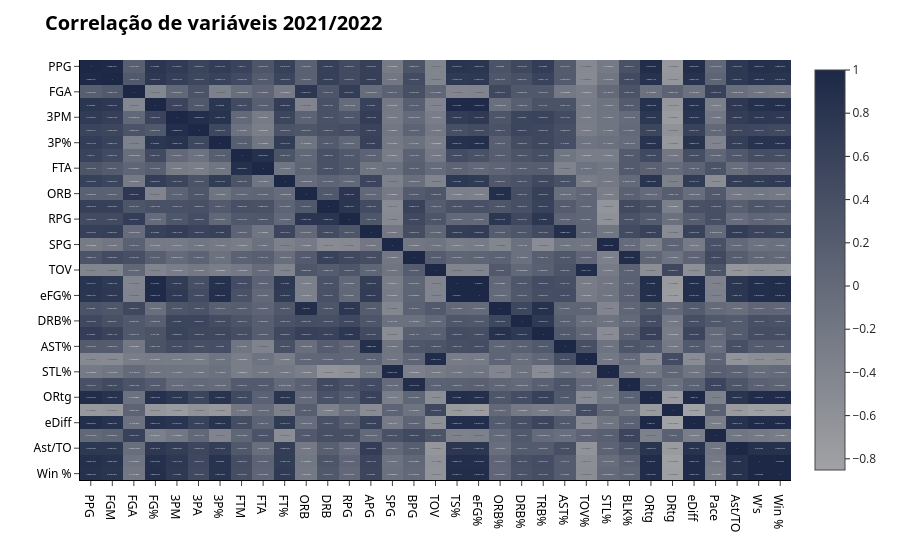

This figure's notebook cell:
### Markdown cell above
## Correlação de estatísticas para a temporada 2021/2022

### Code cell
# Criar a variável que calcula as correlações entre valores das colunas
corr_21 = df_21.select_dtypes(include = ['number']).corr()
color_scale = [[0,"#A1A2A5"], [1,"#1C2846"]]
# Criar o gráfico para visualização do resultado e insights
fig = px.imshow(
    corr_21,
    text_auto = True,
    aspect = 'auto',
    color_continuous_scale=color_scale
)
fig.update_layout(
    template = "simple_white",
    xaxis=dict(
        title=dict(
            font=dict(family="Segoe UI", color="black")),
        tickfont=dict(family="Segoe UI", color="black"),
        linecolor="black",
    ),
    yaxis=dict(
        title=dict(
            font=dict(family="Segoe UI", color="black")),
        tickfont=dict(family="Segoe UI", color="black"),
        linecolor="black",
    ),
    title =dict(
        text="<b>Correlação de variáveis 2021/2022<b>",
        font=dict(family="Segoe UI", size=20, color="black")
    )
)
fig.show()

### Figure 1 — Plotly figure (JSON) as saved in the notebook; plotly's stock layout.template omitted (floating-point values rounded to 4 significant figures; data arrays with more than 128 entries replaced by an {"elided": "..."} marker saying what was removed)
{"data": [{"coloraxis": "coloraxis", "name": "0", "texttemplate": "%{z}", "x": ["PPG", "FGM", "FGA", "FG%", "3PM", "3PA", "3P%", "FTM", "FTA", "FT%", "ORB", "DRB", "RPG", "APG", "SPG", "BPG", "TOV", "TS%", "eFG%", "ORB%", "DRB%", "TRB%", "AST%", "TOV%", "STL%", "BLK%", "ORtg", "DRtg", "eDiff", "Pace", "Ast/TO", "W's", "Win %"], "y": ["PPG", "FGM", "FGA", "FG%", "3PM", "3PA", "3P%", "FTM", "FTA", "FT%", "ORB", "DRB", "RPG", "APG", "SPG", "BPG", "TOV", "TS%", "eFG%", "ORB%", "DRB%", "TRB%", "AST%", "TOV%", "STL%", "BLK%", "ORtg", "DRtg", "eDiff", "Pace", "Ast/TO", "W's", "Win %"], "z": {"elided": "33x33 float values"}, "type": "heatmap", "xaxis": "x", "yaxis": "y", "hovertemplate": "x: %{x}<br>y: %{y}<br>color: %{z}<extra></extra>"}], "layout": {"xaxis": {"anchor": "y", "domain": [0.0, 1.0], "title": {"font": {"family": "Segoe UI", "color": "black"}}, "tickfont": {"family": "Segoe UI", "color": "black"}, "linecolor": "black"}, "yaxis": {"anchor": "x", "domain": [0.0, 1.0], "autorange": "reversed", "title": {"font": {"family": "Segoe UI", "color": "black"}}, "tickfont": {"family": "Segoe UI", "color": "black"}, "linecolor": "black"}, "coloraxis": {"colorscale": [[0, "#A1A2A5"], [1, "#1C2846"]]}, "margin": {"t": 60}, "title": {"font": {"family": "Segoe UI", "size": 20, "color": "black"}, "text": "<b>Correlação de variáveis 2021/2022<b>"}}}
